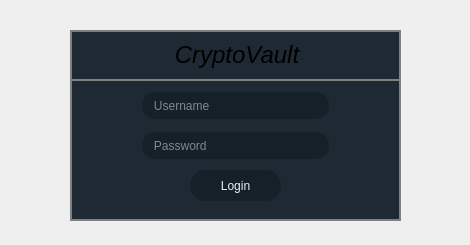
<?xml version="1.0" encoding="UTF-8"?>
<ui version="4.0">
 <class>Form</class>
 <widget class="QWidget" name="Form">
  <property name="geometry">
   <rect>
    <x>0</x>
    <y>0</y>
    <width>470</width>
    <height>245</height>
   </rect>
  </property>
  <property name="windowTitle">
   <string>Form</string>
  </property>
  <property name="styleSheet">
   <string notr="true">background: #152028;
color: #efefef;
QLineEdit {
 border: 2px solid gray;
 border-radius: 10px;
}</string>
  </property>
  <widget class="QFrame" name="frame_3">
   <property name="geometry">
    <rect>
     <x>70</x>
     <y>30</y>
     <width>331</width>
     <height>191</height>
    </rect>
   </property>
   <property name="styleSheet">
    <string notr="true">background: #1F2933;
border: 2px solid gray;</string>
   </property>
   <property name="frameShape">
    <enum>QFrame::StyledPanel</enum>
   </property>
   <property name="frameShadow">
    <enum>QFrame::Raised</enum>
   </property>
   <widget class="QLabel" name="AddLabel">
    <property name="geometry">
     <rect>
      <x>0</x>
      <y>0</y>
      <width>331</width>
      <height>51</height>
     </rect>
    </property>
    <property name="styleSheet">
     <string notr="true"/>
    </property>
    <property name="text">
     <string>&lt;html&gt;&lt;head/&gt;&lt;body&gt;&lt;p align=&quot;center&quot;&gt;&lt;span style=&quot; font-size:18pt; font-style:italic;&quot;&gt;CryptoVault&lt;/span&gt;&lt;/p&gt;&lt;/body&gt;&lt;/html&gt;</string>
    </property>
   </widget>
   <widget class="QPushButton" name="pushButton">
    <property name="geometry">
     <rect>
      <x>120</x>
      <y>140</y>
      <width>91</width>
      <height>31</height>
     </rect>
    </property>
    <property name="styleSheet">
     <string notr="true">background: #152028;
color: #efefef;
border: #1F2933;
border-radius: 15px;</string>
    </property>
    <property name="text">
     <string>Login</string>
    </property>
   </widget>
   <widget class="QLineEdit" name="UsernameInput">
    <property name="geometry">
     <rect>
      <x>70</x>
      <y>60</y>
      <width>191</width>
      <height>31</height>
     </rect>
    </property>
    <property name="focusPolicy">
     <enum>Qt::ClickFocus</enum>
    </property>
    <property name="styleSheet">
     <string notr="true">background: #152028;
color: #efefef;
border: 2px solid #1F2933;
border-radius: 15px;
</string>
    </property>
    <property name="echoMode">
     <enum>QLineEdit::Normal</enum>
    </property>
    <property name="placeholderText">
     <string>   Username</string>
    </property>
   </widget>
   <widget class="QLineEdit" name="EncryptionKeyInput">
    <property name="geometry">
     <rect>
      <x>70</x>
      <y>100</y>
      <width>191</width>
      <height>31</height>
     </rect>
    </property>
    <property name="focusPolicy">
     <enum>Qt::ClickFocus</enum>
    </property>
    <property name="styleSheet">
     <string notr="true">background: #152028;
color: #efefef;
border: 2px solid #1F2933;
border-radius: 15px;
</string>
    </property>
    <property name="echoMode">
     <enum>QLineEdit::Password</enum>
    </property>
    <property name="placeholderText">
     <string>   Password</string>
    </property>
   </widget>
  </widget>
 </widget>
 <resources/>
 <connections/>
</ui>
